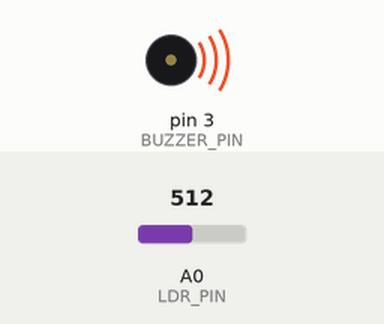
A sketch run on a simulated Arduino Uno, built with avr-gcc and run on an emulated ATmega328P. Parts: buzzer (waves = sounding). Inputs (shaded band) come from the test bench; at power-on: A0 (LDR_PIN) = 512.

Above: at 1.2 s.
1.3 s: A0 (LDR_PIN) set to 0
At 1.7 s:
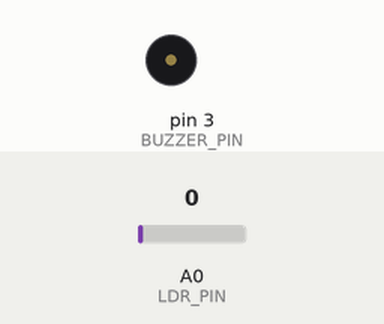
2.8 s: A0 (LDR_PIN) set to 122
At 4.0 s:
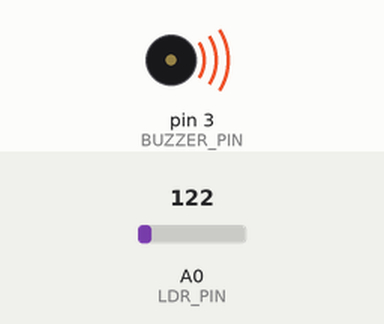
Timing chart, 0 to 5.8 s (numbered marks = the images above; inputs shaded):
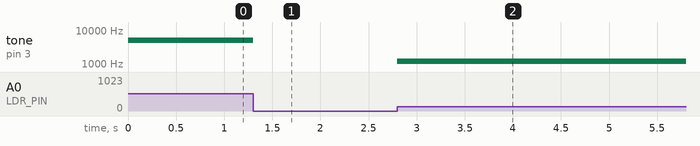

The sketch:

4_theremin.ino
```cpp
#define BUZZER_PIN 3
#define LDR_PIN A0

void setup() {
  pinMode(BUZZER_PIN, OUTPUT);
}

void loop() {
  int val;
  int frequency;

  val = analogRead(LDR_PIN);
  frequency = map(val, 0, 1023, 0, 10000);

  tone(BUZZER_PIN, frequency, 10);
}
```

Measured:
- after the input at 1.3 s, tone on pin 3 (BUZZER_PIN): 5004 Hz → silent at once
- after the input at 2.8 s, tone on pin 3 (BUZZER_PIN): silent → 1192 Hz at once
